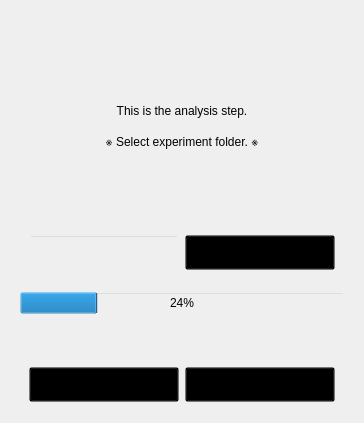
     <widget class="QWidget" name="page_6">
      <layout class="QVBoxLayout" name="verticalLayout_6">
       <item>
        <widget class="QFrame" name="verticalFrame_3">
         <property name="contextMenuPolicy">
          <enum>Qt::ContextMenuPolicy::CustomContextMenu</enum>
         </property>
         <property name="styleSheet">
          <string notr="true">background: transparent;</string>
         </property>
         <layout class="QVBoxLayout" name="verticalLayout_14">
          <item>
           <widget class="QLabel" name="info_label_6">
            <property name="minimumSize">
             <size>
              <width>0</width>
              <height>200</height>
             </size>
            </property>
            <property name="maximumSize">
             <size>
              <width>16777215</width>
              <height>200</height>
             </size>
            </property>
            <property name="contextMenuPolicy">
             <enum>Qt::ContextMenuPolicy::NoContextMenu</enum>
            </property>
            <property name="text">
             <string>
This is the analysis step.

※ Select experiment folder. ※</string>
            </property>
            <property name="alignment">
             <set>Qt::AlignmentFlag::AlignCenter</set>
            </property>
           </widget>
          </item>
          <item>
           <widget class="QWidget" name="horizontalWidget_7" native="true">
            <property name="minimumSize">
             <size>
              <width>0</width>
              <height>60</height>
             </size>
            </property>
            <property name="maximumSize">
             <size>
              <width>16777215</width>
              <height>60</height>
             </size>
            </property>
            <layout class="QHBoxLayout" name="horizontalLayout_10">
             <item alignment="Qt::AlignmentFlag::AlignTop">
              <widget class="QLineEdit" name="path_lineEdit_6">
               <property name="minimumSize">
                <size>
                 <width>0</width>
                 <height>35</height>
                </size>
               </property>
              </widget>
             </item>
             <item alignment="Qt::AlignmentFlag::AlignTop">
              <widget class="QPushButton" name="path_button_6">
               <property name="minimumSize">
                <size>
                 <width>150</width>
                 <height>35</height>
                </size>
               </property>
               <property name="text">
                <string>click here</string>
               </property>
              </widget>
             </item>
            </layout>
           </widget>
          </item>
          <item>
           <widget class="QProgressBar" name="progressBar">
            <property name="value">
             <number>24</number>
            </property>
           </widget>
          </item>
          <item>
           <widget class="QFrame" name="frame">
            <layout class="QVBoxLayout" name="verticalLayout_15">
             <item>
              <widget class="QLabel" name="label_15">
               <property name="text">
                <string/>
               </property>
               <property name="alignment">
                <set>Qt::AlignmentFlag::AlignCenter</set>
               </property>
              </widget>
             </item>
            </layout>
           </widget>
          </item>
          <item>
           <widget class="QFrame" name="horizontalFrame_4">
            <property name="minimumSize">
             <size>
              <width>0</width>
              <height>45</height>
             </size>
            </property>
            <property name="maximumSize">
             <size>
              <width>16777215</width>
              <height>45</height>
             </size>
            </property>
            <layout class="QHBoxLayout" name="horizontalLayout_11">
             <item alignment="Qt::AlignmentFlag::AlignLeft">
              <widget class="QPushButton" name="Back_button_6">
               <property name="minimumSize">
                <size>
                 <width>150</width>
                 <height>35</height>
                </size>
               </property>
               <property name="maximumSize">
                <size>
                 <width>150</width>
                 <height>35</height>
                </size>
               </property>
               <property name="text">
                <string>Back</string>
               </property>
              </widget>
             </item>
             <item>
              <widget class="QPushButton" name="Next_button_6">
               <property name="minimumSize">
                <size>
                 <width>150</width>
                 <height>35</height>
                </size>
               </property>
               <property name="maximumSize">
                <size>
                 <width>150</width>
                 <height>35</height>
                </size>
               </property>
               <property name="text">
                <string>Next</string>
               </property>
              </widget>
             </item>
            </layout>
           </widget>
          </item>
         </layout>
        </widget>
       </item>
      </layout>
     </widget>
